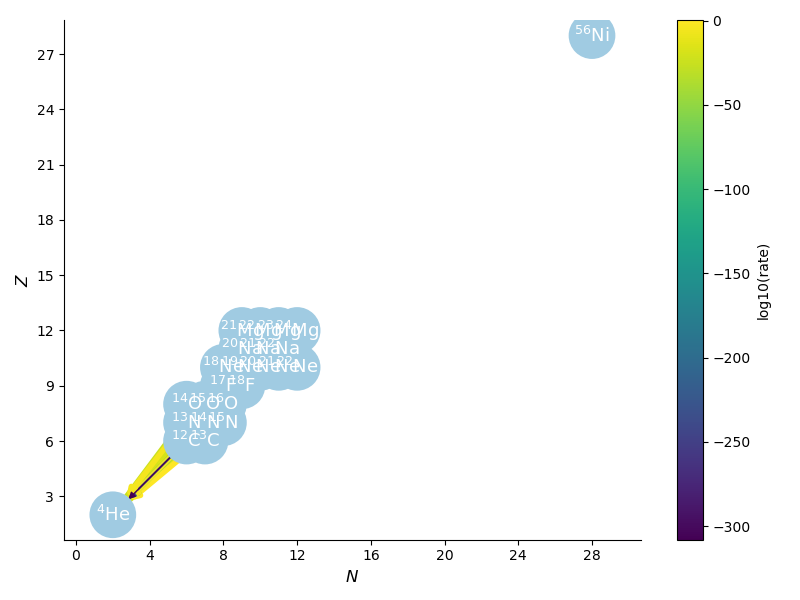

The script that drew this image:
import pynucastro as pyna

rl = pyna.ReacLibLibrary()

h_burn = rl.linking_nuclei(["h1", "he4",
                            "c12", "c13",
                            "n13", "n14", "n15",
                            "o14", "o15", "o16",
                            "f17", "f18",
                            "ne18", "ne19", "ne20", "ne21", "ne22",
                            "na20", "na21", "na22",
                            "mg21", "mg22", "mg23", "mg24"],
                           with_reverse=False)


rc = pyna.StarKillerCxxNetwork(libraries=[h_burn], inert_nuclei=["ni56"])

rc.write_network()

comp = pyna.Composition(rc.get_nuclei())
comp.set_solar_like()

rc.plot(outfile="xrb_h_he.png", rho=1.e6, T=1.e8, comp=comp)
